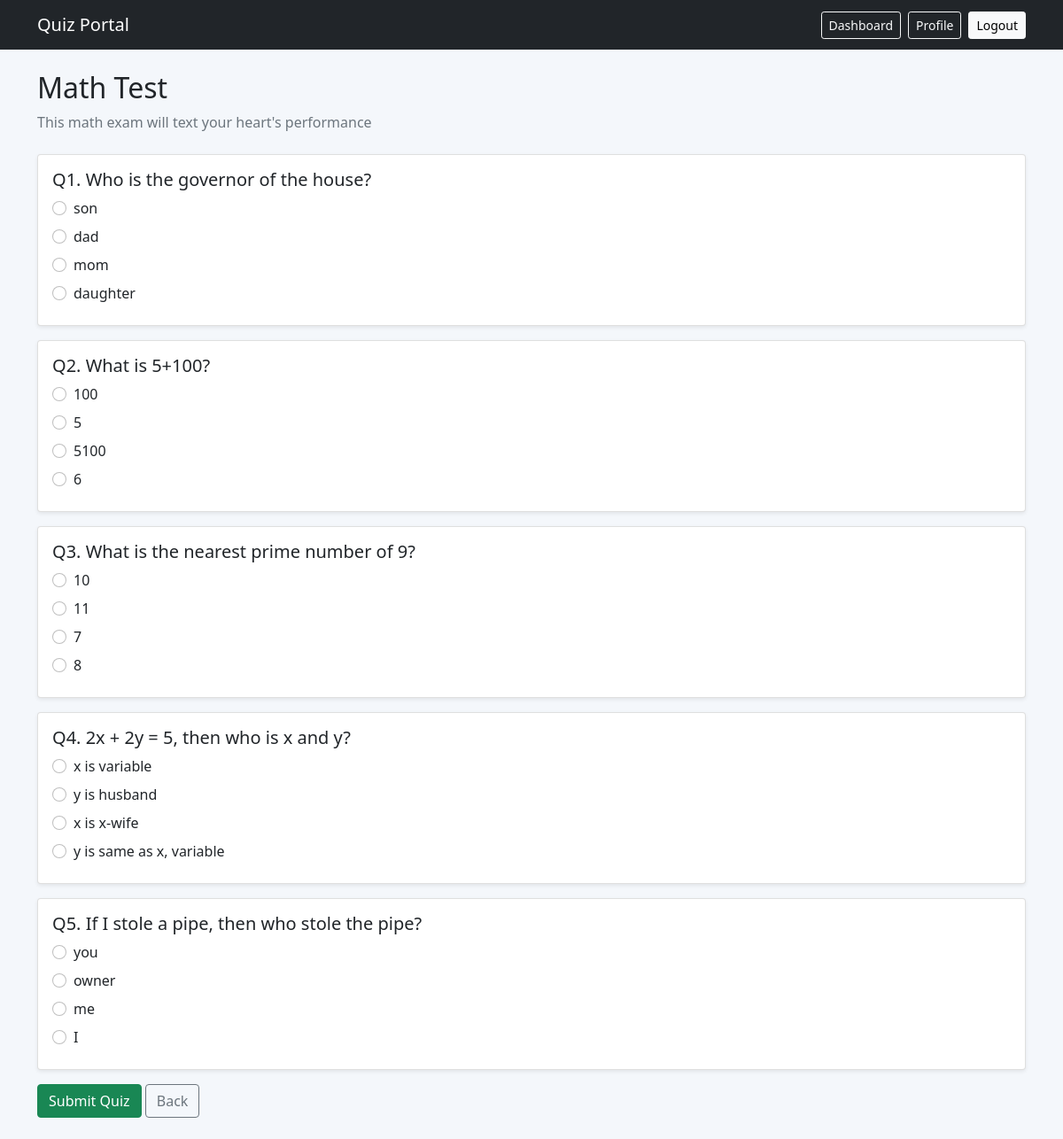
The page /quiz/1/ (signed in) on the database its author committed.
### app_quiz/models.py (models this page shows, shortened)
class Quiz(models.Model):
    title = models.CharField(max_length=200)
    description = models.TextField(blank=True)
    class Meta:
        verbose_name_plural = 'Quizzes'

class Question(models.Model):
    quiz = models.ForeignKey(Quiz, on_delete=models.CASCADE, related_name='questions')
    question = models.TextField()

class Option(models.Model):
    question = models.ForeignKey(Question, on_delete=models.CASCADE, related_name='options')
    option = models.CharField(max_length=255)
    is_correct = models.BooleanField(default=False)

### app_quiz/views.py (the view, shortened to what this page needs)
# urls.py: path('quiz/<int:quiz_id>/', take_quiz, name='take_quiz'),
@login_required
def take_quiz(request, quiz_id):
    participant = get_object_or_404(Participant, user=request.user)
    quiz = get_object_or_404(Quiz, pk=quiz_id)
    questions = []
    for question in quiz.questions.order_by('?'):
        question.random_options = question.options.order_by('?')
        questions.append(question)
    return render(request, 'take_quiz.html', {'quiz': quiz, 'questions': questions})

### app_quiz/templates/take_quiz.html (shortened to what this page needs)
{% extends 'base.html' %}
{% block content %}
  <div class="mb-4">
    <h2>{{ quiz.title }}</h2>
    <p class="text-muted">{{ quiz.description }}</p>
  </div>
  <form method="post">
    {% for question in questions %}
      <div class="card shadow-sm mb-3">
        <div class="card-body">
          <h5 class="card-title">Q{{ forloop.counter }}. {{ question.question }}</h5>
          {% for option in question.random_options %}
            <div class="form-check my-2">
              <input class="form-check-input" type="radio" name="question_{{ question.id }}" id="option_{{ option.id }}" value="{{ option.id }}" required />
              <label class="form-check-label" for="option_{{ option.id }}">{{ option.option }}</label>
            </div>
          {% empty %}
            <p class="text-danger mb-0">No options have been added for this question.</p>
          {% endfor %}
        </div>
      </div>
    {% empty %}
      <div class="alert alert-warning">This quiz has no questions yet.</div>
    {% endfor %}
    {% if questions %}
      <button type="submit" class="btn btn-success">Submit Quiz</button>
    {% endif %}
    <a class="btn btn-outline-secondary" href="{% url 'dashboard' %}">Back</a>
  </form>
{% endblock %}

### app_quiz/templates/base.html (shortened to what this page needs)
<!DOCTYPE html>
<html lang="en">
  <head>
    <link href="https://cdn.jsdelivr.net/npm/bootstrap@5.0.2/dist/css/bootstrap.min.css" rel="stylesheet" />
  </head>
  <body style="min-height: 100vh; background: #f4f7fb;">
    <nav class="navbar navbar-expand-lg navbar-dark bg-dark">
      <div class="container">
        <a class="navbar-brand" href="{% url 'home' %}">Quiz Portal</a>
        <div class="d-flex gap-2">
          {% if user.is_authenticated %}
            <a class="btn btn-outline-light btn-sm" href="{% url 'dashboard' %}">Dashboard</a>
            <a class="btn btn-outline-light btn-sm" href="{% url 'participant_profile' %}">Profile</a>
            <a class="btn btn-light btn-sm" href="{% url 'logout' %}">Logout</a>
          {% else %}
            <a class="btn btn-outline-light btn-sm" href="{% url 'login' %}">Login</a>
            <a class="btn btn-light btn-sm" href="{% url 'register' %}">Register</a>
          {% endif %}
        </div>
      </div>
    </nav>
    <main class="container py-4">
      {% block content %}{% endblock %}
    </main>
  </body>
</html>

### rows shown on the page
Quiz: title "Math Test", description "This math exam will text your heart's performance"
Question: question "Who is the governor of the house?"
Option: option "son"
Option: option "dad"
Option: option "mom"
Option: option "daughter"
Question: question "What is 5+100?"
Option: option "100"
Option: option "5"
Option: option "5100"
Option: option "6"
Question: question "What is the nearest prime number of 9?"
Option: option "10"
Option: option "11"
Option: option "7"
Option: option "8"
Question: question "2x + 2y = 5, then who is x and y?"
Option: option "x is variable"
Option: option "y is husband"
Option: option "x is x-wife"
Option: option "y is same as x, variable"
Question: question "If I stole a pipe, then who stole the pipe?"
Option: option "you"
Option: option "owner"
Option: option "me"
Option: option "I"
